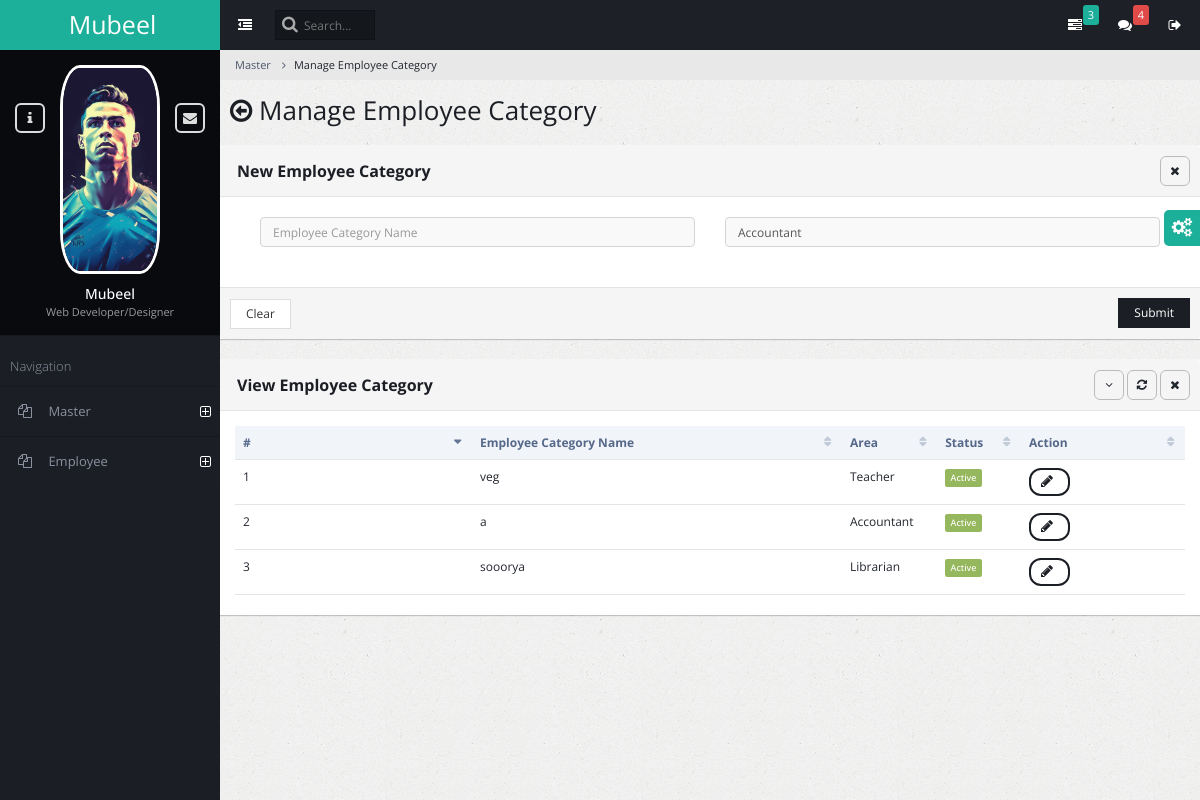
Before: /ad_employee_category with the older database file.
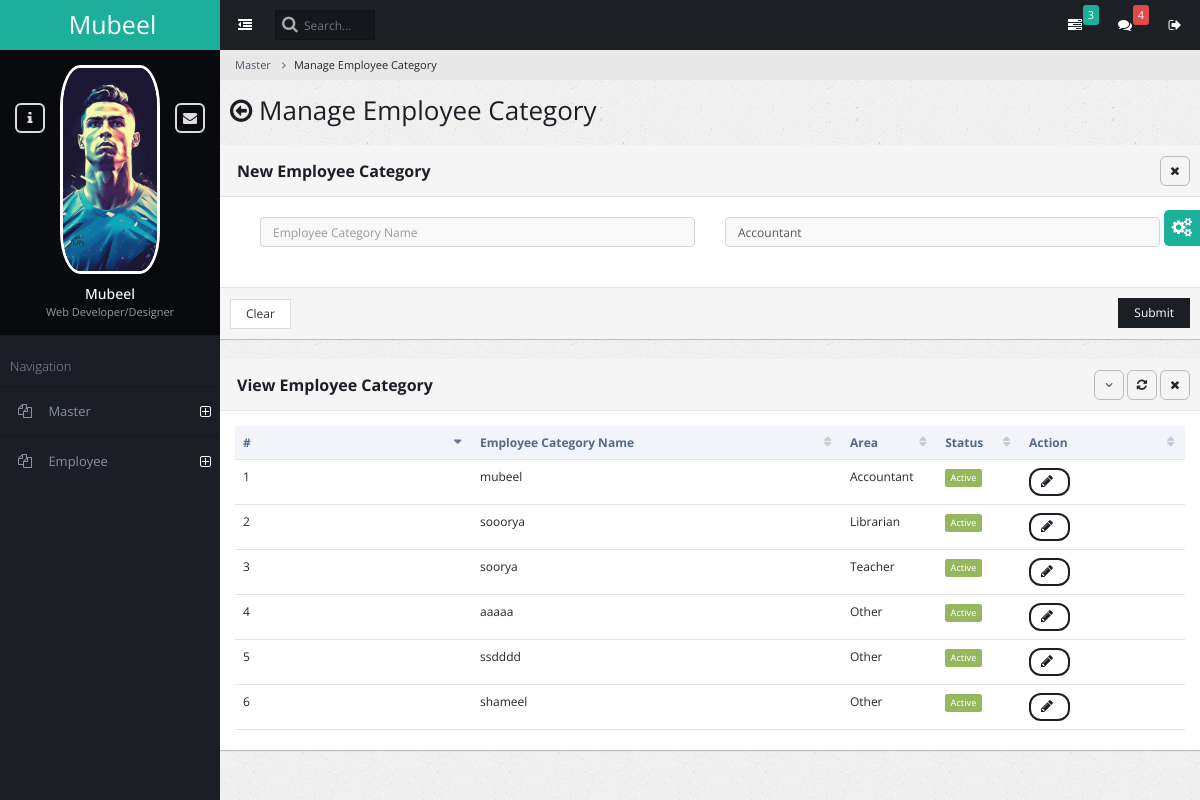
After: the same page with the newer database file.
### admin_master/models.py (models this page shows)
class AmsEmployeeCategory(models.Model):
    EMPLOYEE_TYPE_CHOICES = [
        (1, 'Accountant'),
        (2, 'Teacher'),
        (3, 'Librarian'),
        (4, 'Cafeteria'),
        (5, 'Other'),
    ]
    employee_category_name = models.CharField(max_length=255)
    employee_category_area = models.IntegerField(choices=EMPLOYEE_TYPE_CHOICES)
    status = models.BooleanField(default=True)

### admin_master/views.py (the view, shortened to what this page needs)
# urls.py: path('ad_employee_category', views.admin_employee_category, name='admin_employee_category'),
def admin_employee_category(request):
    employees = AmsEmployeeCategory.objects.all()
    return render(request, 'admin_master_employee_category_manage.html', {"settings": settings,'employee':employees})

### admin_master/templates/admin_master_employee_category_manage.html (shortened to what the changed rows need)
{% extends "base.html" %}
{% block content %}
<div class="content-frame-top">
    <div class="page-title">
        <h2><span class="fa fa-arrow-circle-o-left"></span> Manage Employee Category</h2>
    </div>
</div>
<form method="post" >
<div class="panel panel-default">
    <div class="panel-heading ui-draggable-handle">
        <h1 class="panel-title"><strong></strong><b>New Employee Category</b></h1>
    </div>
</div>
</form>
<div class="panel panel-default">
    <div class="panel-heading ui-draggable-handle">
        <h1 class="panel-title"><b>View Employee Category</b></h1>
    </div>
    <div class="panel-body">
        <table class="table datatable dataTable no-footer" id="DataTables_Table_0" role="grid" aria-describedby="DataTables_Table_0_info">
            <thead>
                <tr role="row"><th class="sorting_asc" tabindex="0" aria-controls="DataTables_Table_0" rowspan="1" colspan="1" aria-sort="ascending" aria-label="Name: activate to sort column ascending" style="width: 198px;">#</th>
                    <th class="sorting" tabindex="0" aria-controls="DataTables_Table_0" rowspan="1" colspan="1" aria-label="Position: activate to sort column ascending" style="width: 309px;">Employee Category Name</th>
                    <th class="sorting" tabindex="0" aria-controls="DataTables_Table_0" rowspan="1" colspan="1" aria-label="Age: activate to sort column ascending" style="width: 70px;">Area</th>
                    <th class="sorting" tabindex="0" aria-controls="DataTables_Table_0" rowspan="1" colspan="1" aria-label="Age: activate to sort column ascending" style="width: 70px;">Status</th>
                    <th class="sorting" tabindex="0" aria-controls="DataTables_Table_0" rowspan="1" colspan="1" aria-label="Start date: activate to sort column ascending" style="width: 137px;">Action</th></tr>
            </thead>
            <tbody>
                {% for employee in employee %}
                    <tr id="{{ employee.id }}">
                        <td>{{ forloop.counter }}</td>
                        <td>{{ employee.employee_category_name}}</td>
                        <td>{{ employee.get_employee_category_area_display}}</td>
                        <td>
                            {% if employee.status %}
                                <span class="label label-success">Active</span>
                            {% else %}
                                <span class="label label-danger">Inactive</span>
                            {% endif %}
                        </td>
                        <td>
                            <button class="btn btn-primary btn-rounded" onClick="edit_employee_category_row({{ employee.id }});">
                                <span id="spinner{{ employee.id }}" class="fa fa-pencil"></span>
                            </button>
                        </td>
    </tr>
                {% endfor %}
            </tbody>
        </table>
    </div>
</div>
{% endblock content %}

Changed rows visible on the page:
removed AmsEmployeeCategory: employee_category_name "veg", employee_category_area "Teacher", status "Active"
changed AmsEmployeeCategory "Accountant": employee_category_name "a" → "mubeel"
added AmsEmployeeCategory: employee_category_name "soorya", employee_category_area "Teacher", status "Active"
added AmsEmployeeCategory: employee_category_name "aaaaa", employee_category_area "Other", status "Active"
added AmsEmployeeCategory: employee_category_name "ssdddd", employee_category_area "Other", status "Active"
added AmsEmployeeCategory: employee_category_name "shameel", employee_category_area "Other", status "Active"
